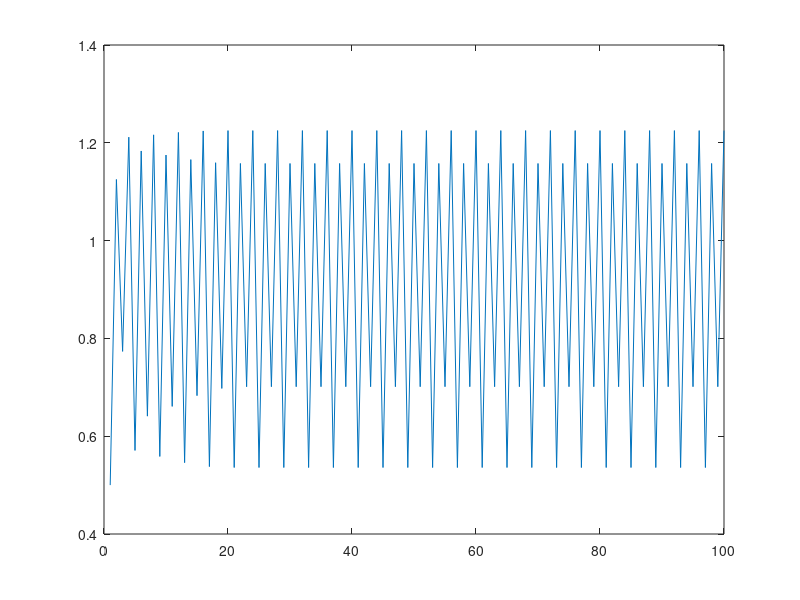

This chart was generated by the following MATLAB code:
P=0.5;
r1=1;
r2=2.25;
r3=2.5;
r4=3;
k=100; %num iter
p=zeros (1,k);
p(1)=P;
for i=2:k
    P=(1+r3*(1-P))*P;
    p(i)=P;
end
plot (p)